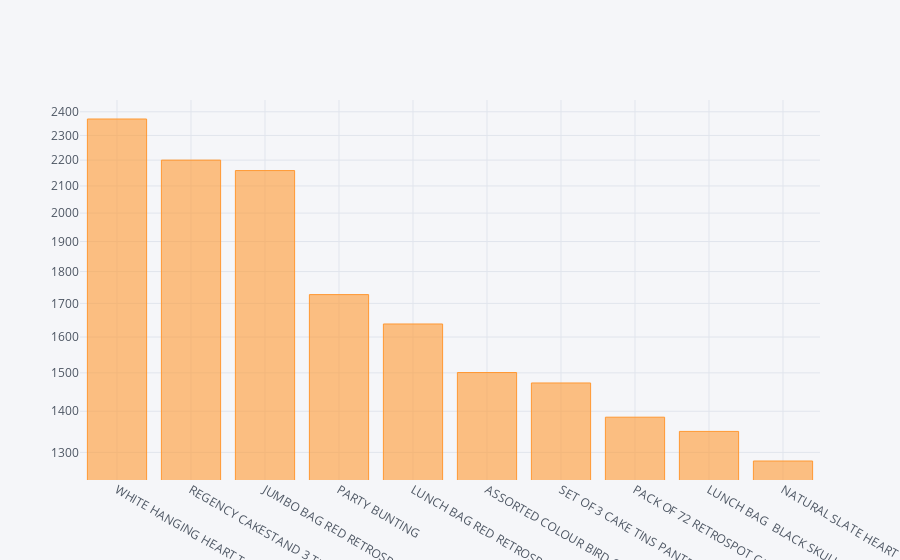

Here is the notebook cell this chart was saved with:
### Code cell
df_retail['Description'].value_counts()[:10].iplot(kind='bar', logy=True)

### Figure 1 — Plotly figure (JSON) as saved in the notebook; plotly's stock layout.template omitted (floating-point values rounded to 4 significant figures)
{"data": [{"marker": {"color": "rgba(255, 153, 51, 0.6)", "line": {"color": "rgba(255, 153, 51, 1.0)", "width": 1}}, "name": "Description", "orientation": "v", "text": "", "type": "bar", "uid": "bc188a3f-15f9-49a4-96bf-151541aa4f83", "x": ["WHITE HANGING HEART T-LIGHT HOLDER", "REGENCY CAKESTAND 3 TIER", "JUMBO BAG RED RETROSPOT", "PARTY BUNTING", "LUNCH BAG RED RETROSPOT", "ASSORTED COLOUR BIRD ORNAMENT", "SET OF 3 CAKE TINS PANTRY DESIGN ", "PACK OF 72 RETROSPOT CAKE CASES", "LUNCH BAG  BLACK SKULL.", "NATURAL SLATE HEART CHALKBOARD "], "y": [2369, 2200, 2159, 1727, 1638, 1501, 1473, 1385, 1350, 1280]}], "layout": {"legend": {"bgcolor": "#F5F6F9", "font": {"color": "#4D5663"}}, "paper_bgcolor": "#F5F6F9", "plot_bgcolor": "#F5F6F9", "title": {"font": {"color": "#4D5663"}}, "xaxis": {"gridcolor": "#E1E5ED", "showgrid": true, "tickfont": {"color": "#4D5663"}, "title": {"font": {"color": "#4D5663"}, "text": ""}, "zerolinecolor": "#E1E5ED"}, "yaxis": {"gridcolor": "#E1E5ED", "showgrid": true, "tickfont": {"color": "#4D5663"}, "title": {"font": {"color": "#4D5663"}, "text": ""}, "type": "log", "zerolinecolor": "#E1E5ED"}}}
